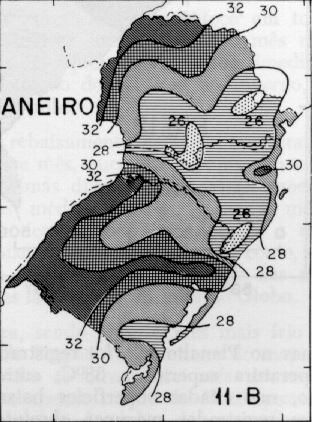
#> input picture PSI5790/aula4/inputs/janei.pgm, 312 x 422 px
$ python ex1.py
#> lines starting #> are read from the running program, lines starting #| are printed output that depends on the picture; after the words box and inside, x2 and y2 are one past the last pixel; in counts of white or black regions, pixels touching at a corner belong together
"""
Faça um programa que efetua a sequência das
seguintes operações:
1) Recebe as imagens janei.pgm e janei-1.pgm como amostras de treinamento (AX, AY) e cria um
filtro pelo aprendizado de máquina.
2) Aplica o filtro aprendido na imagem julho.pgm (QX) gerando uma imagem semelhante a julho-
p1.pgm (QP).
3) Filtra essa imagem com filtro mediano adequado.
4) Sobrepõe a imagem filtrada à imagem original, obtendo uma imagem semelhante à julho-c1.png.
Dica 1: Usei filtro 3×3 e usei FlaNN (você pode usar outras técnicas).
Dica 2: Para sobrepor máscara vermelha, deixei componente R da imagem de saída 255.
"""

import os
import cv2
import numpy as np


def extract_patches_and_targets(img_x, img_y, ksize=3):
    """
    Extrai janelas ksize x ksize de img_x e o pixel central correspondente de img_y.
    Retorna:
        X: matriz (n_amostras, ksize*ksize)
        y: vetor (n_amostras,)
    """
    pad = ksize // 2
    h, w = img_x.shape

    X = []
    y = []

    for i in range(pad, h - pad):
        for j in range(pad, w - pad):
            patch = img_x[i - pad:i + pad + 1, j - pad:j + pad + 1]
            X.append(patch.flatten())
            y.append(img_y[i, j])

    X = np.array(X, dtype=np.float32)
    y = np.array(y, dtype=np.uint8)
    return X, y


def apply_learned_filter_flann(train_X, train_y, query_img, ksize=3):
    """
    Aplica o filtro aprendido usando vizinho mais próximo via FLANN.
    Para cada patch da imagem de consulta, encontra o patch de treino mais parecido
    e usa o valor central correspondente aprendido.
    """
    pad = ksize // 2
    h, w = query_img.shape

    # saída inicial
    out = np.zeros((h, w), dtype=np.uint8)

    # FLANN para dados float32
    index_params = dict(algorithm=1, trees=5)   # KDTree
    search_params = dict(checks=50)
    flann = cv2.flann_Index(train_X, index_params)

    for i in range(pad, h - pad):
        for j in range(pad, w - pad):
            patch = query_img[i - pad:i + pad + 1, j - pad:j + pad + 1]
            q = patch.flatten().astype(np.float32).reshape(1, -1)

            idx, dists = flann.knnSearch(q, 1, params=search_params)
            nearest_idx = idx[0, 0]

            out[i, j] = train_y[nearest_idx]

    return out


def overlay_red_mask(gray_img, mask_bin):
    """
    Sobrepõe máscara vermelha à imagem original.
    Onde mask_bin > 0, coloca canal R = 255.
    """
    color = cv2.cvtColor(gray_img, cv2.COLOR_GRAY2BGR)

    # OpenCV usa BGR; vermelho = (0,0,255)
    color[mask_bin > 0, 2] = 255

    return color


def main():
    os.makedirs("outputs", exist_ok=True)

    # 1) Leitura das imagens
    ax = cv2.imread("inputs/janei.pgm", cv2.IMREAD_GRAYSCALE)
#> ax is the input picture: shape (422, 312); min 0, max 251, mean 177.1
    ay = cv2.imread("inputs/janei-1.pgm", cv2.IMREAD_GRAYSCALE)
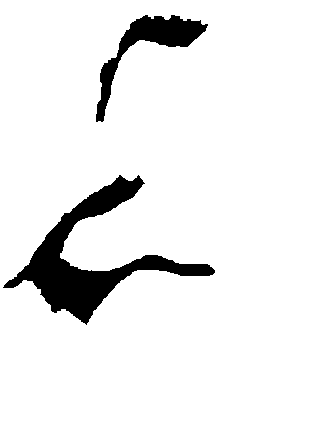
#> input picture PSI5790/aula4/inputs/janei-1.pgm, 312 x 422 px
#> ay: shape (422, 312); 92.3% white; 2 black regions, box (x1, y1, x2, y2) and area: (3, 175, 215, 325) 7445, (96, 15, 208, 122) 2723
    qx = cv2.imread("inputs/julho.pgm", cv2.IMREAD_GRAYSCALE)
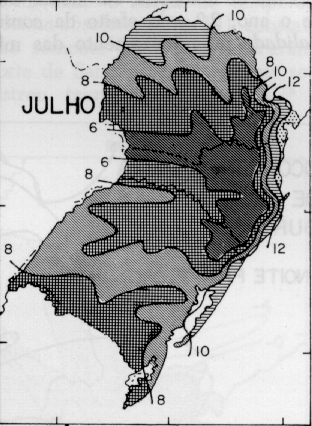
#> input picture PSI5790/aula4/inputs/julho.pgm, 312 x 426 px
#> qx is the input picture: shape (426, 312); min 0, max 248, mean 167.6

    if ax.shape != ay.shape:
        raise ValueError("janei.pgm e janei-1.pgm devem ter o mesmo tamanho")

    # 2) Aprende filtro com patches 3x3
    train_X, train_y = extract_patches_and_targets(ax, ay, ksize=7)
#> after the loop in extract_patches_and_targets, `for i in range(pad, h - pad):`: X = 127296 items

    # 3) Aplica o filtro aprendido em julho.pgm -> QP
    qp = apply_learned_filter_flann(train_X, train_y, qx, ksize=7)
#> after the loop in apply_learned_filter_flann, `for i in range(pad, h - pad):`:
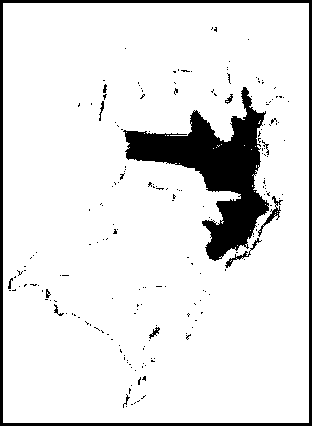
#> out: shape (426, 312); 89.2% white; 200 black regions (187 under 20 px), largest, box (x1, y1, x2, y2) and area: (123, 87, 269, 261) 8867, (0, 0, 312, 426) 4392, (258, 196, 283, 237) 174

    # binarizar QP para ficar mais parecido com a figura esperada
    _, qp_bin = cv2.threshold(qp, 127, 255, cv2.THRESH_BINARY_INV)

    # 4) Filtra com mediana
    qp_med = cv2.medianBlur(qp_bin, 13)
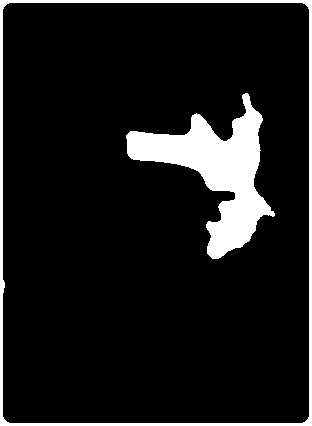
#> qp_med: shape (426, 312); 10.1% white; 2 white regions, box (x1, y1, x2, y2) and area: (126, 93, 275, 259) 8933, (0, 0, 312, 426) 4479

    # 5) Sobrepõe a máscara em vermelho na original
    overlay = overlay_red_mask(qx, qp_med)
#> in overlay_red_mask, `color[mask_bin > 0, 2] = 255`:
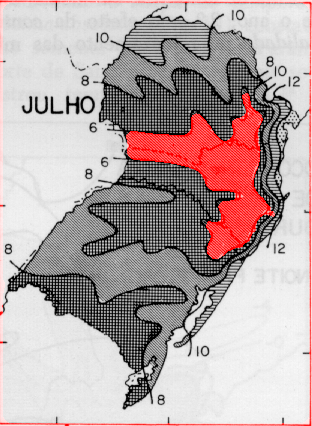
#> color: shape (426, 312, 3); 10.09% of pixels changed, all inside (x1, y1, x2, y2) = (0, 0, 312, 426)

    # 6) Salva saídas
    cv2.imwrite("outputs/julho-p1.png", qp_bin)
    cv2.imwrite("outputs/julho-p1-med.png", qp_med)
    cv2.imwrite("outputs/julho-c1.png", overlay)


if __name__ == "__main__":
    main()
